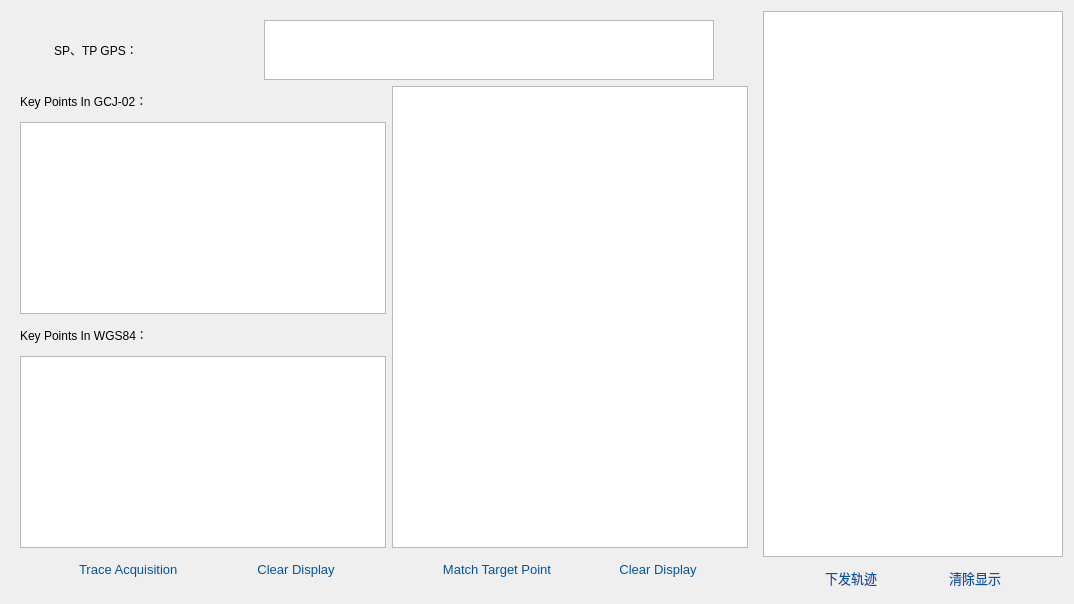
            <widget class="QWidget" name="tab_12">
             <attribute name="title">
              <string>Global Plan</string>
             </attribute>
             <layout class="QHBoxLayout" name="horizontalLayout_14">
              <item>
               <widget class="QWidget" name="widget_7" native="true">
                <layout class="QVBoxLayout" name="verticalLayout_33">
                 <item>
                  <layout class="QHBoxLayout" name="horizontalLayout_13">
                   <item>
                    <widget class="QLabel" name="label_14">
                     <property name="minimumSize">
                      <size>
                       <width>170</width>
                       <height>50</height>
                      </size>
                     </property>
                     <property name="maximumSize">
                      <size>
                       <width>170</width>
                       <height>50</height>
                      </size>
                     </property>
                     <property name="text">
                      <string>SP、TP GPS：</string>
                     </property>
                    </widget>
                   </item>
                   <item>
                    <widget class="QTextEdit" name="ST_GPS_display">
                     <property name="minimumSize">
                      <size>
                       <width>450</width>
                       <height>60</height>
                      </size>
                     </property>
                     <property name="maximumSize">
                      <size>
                       <width>450</width>
                       <height>60</height>
                      </size>
                     </property>
                    </widget>
                   </item>
                  </layout>
                 </item>
                 <item>
                  <layout class="QHBoxLayout" name="horizontalLayout_26">
                   <item>
                    <layout class="QVBoxLayout" name="verticalLayout_20">
                     <item>
                      <widget class="QLabel" name="label_17">
                       <property name="minimumSize">
                        <size>
                         <width>0</width>
                         <height>30</height>
                        </size>
                       </property>
                       <property name="maximumSize">
                        <size>
                         <width>1000</width>
                         <height>30</height>
                        </size>
                       </property>
                       <property name="text">
                        <string>Key Points In GCJ-02：</string>
                       </property>
                      </widget>
                     </item>
                     <item>
                      <widget class="QTextEdit" name="Key_Pace_display"/>
                     </item>
                     <item>
                      <widget class="QLabel" name="label_23">
                       <property name="minimumSize">
                        <size>
                         <width>0</width>
                         <height>30</height>
                        </size>
                       </property>
                       <property name="maximumSize">
                        <size>
                         <width>100000</width>
                         <height>30</height>
                        </size>
                       </property>
                       <property name="text">
                        <string>Key Points In WGS84：</string>
                       </property>
                      </widget>
                     </item>
                     <item>
                      <widget class="QTextEdit" name="change_Key_Pace_display">
                       <property name="minimumSize">
                        <size>
                         <width>0</width>
                         <height>0</height>
                        </size>
                       </property>
                       <property name="maximumSize">
                        <size>
                         <width>10000</width>
                         <height>16777215</height>
                        </size>
                       </property>
                      </widget>
                     </item>
                     <item>
                      <layout class="QHBoxLayout" name="horizontalLayout_16">
                       <item>
                        <spacer name="horizontalSpacer_16">
                         <property name="orientation">
                          <enum>Qt::Horizontal</enum>
                         </property>
                         <property name="sizeHint" stdset="0">
                          <size>
                           <width>40</width>
                           <height>20</height>
                          </size>
                         </property>
                        </spacer>
                       </item>
                       <item>
                        <widget class="QPushButton" name="get_load_message">
                         <property name="minimumSize">
                          <size>
                           <width>140</width>
                           <height>0</height>
                          </size>
                         </property>
                         <property name="maximumSize">
                          <size>
                           <width>140</width>
                           <height>16777215</height>
                          </size>
                         </property>
                         <property name="styleSheet">
                          <string notr="true">QPushButton { 
    color: rgb(1, 84, 161) ;
    font-size:13px;
    width:60px;
	height:30px;
    border:none;
}
QPushButton:hover{
     color: rgb(1, 84, 161) ;
     font-size:14px;
}
QPushButton:pressed{
	color: rgb(255, 26, 68) ;
	background-color: rgb(170, 255, 0);
}</string>
                         </property>
                         <property name="text">
                          <string>Trace Acquisition </string>
                         </property>
                        </widget>
                       </item>
                       <item>
                        <spacer name="horizontalSpacer_17">
                         <property name="orientation">
                          <enum>Qt::Horizontal</enum>
                         </property>
                         <property name="sizeHint" stdset="0">
                          <size>
                           <width>40</width>
                           <height>20</height>
                          </size>
                         </property>
                        </spacer>
                       </item>
                       <item>
                        <widget class="QPushButton" name="btn_clear_path">
                         <property name="minimumSize">
                          <size>
                           <width>100</width>
                           <height>0</height>
                          </size>
                         </property>
                         <property name="maximumSize">
                          <size>
                           <width>100</width>
                           <height>16777215</height>
                          </size>
                         </property>
                         <property name="styleSheet">
                          <string notr="true">QPushButton { 
    color: rgb(1, 84, 161) ;
    font-size:13px;
    width:60px;
	height:30px;
    border:none;
}
QPushButton:hover{
     color: rgb(1, 84, 161) ;
     font-size:14px;
}
QPushButton:pressed{
	color: rgb(255, 26, 68) ;
	background-color: rgb(170, 255, 0);
}</string>
                         </property>
                         <property name="text">
                          <string>Clear Display</string>
                         </property>
                        </widget>
                       </item>
                       <item>
                        <spacer name="horizontalSpacer_10">
                         <property name="orientation">
                          <enum>Qt::Horizontal</enum>
                         </property>
                         <property name="sizeHint" stdset="0">
                          <size>
                           <width>40</width>
                           <height>20</height>
                          </size>
                         </property>
                        </spacer>
                       </item>
                      </layout>
                     </item>
                    </layout>
                   </item>
                   <item>
                    <layout class="QVBoxLayout" name="verticalLayout_29">
                     <item>
                      <widget class="QTextBrowser" name="send_Pace_display"/>
                     </item>
                     <item>
                      <layout class="QHBoxLayout" name="horizontalLayout_25">
                       <item>
                        <spacer name="horizontalSpacer_3">
                         <property name="orientation">
                          <enum>Qt::Horizontal</enum>
                         </property>
                         <property name="sizeHint" stdset="0">
                          <size>
                           <width>40</width>
                           <height>20</height>
                          </size>
                         </property>
                        </spacer>
                       </item>
                       <item>
                        <widget class="QPushButton" name="btn_chooseGPS">
                         <property name="minimumSize">
                          <size>
                           <width>130</width>
                           <height>0</height>
                          </size>
                         </property>
                         <property name="maximumSize">
                          <size>
                           <width>130</width>
                           <height>16777215</height>
                          </size>
                         </property>
                         <property name="styleSheet">
                          <string notr="true">QPushButton { 
    color: rgb(1, 84, 161) ;
    font-size:13px;
    width:60px;
	height:30px;
    border:none;
}
QPushButton:hover{
     color: rgb(1, 84, 161) ;
     font-size:14px;
}
QPushButton:pressed{
	color: rgb(255, 26, 68) ;
	background-color: rgb(170, 255, 0);
}</string>
                         </property>
                         <property name="text">
                          <string>Match Target Point</string>
                         </property>
                        </widget>
                       </item>
                       <item>
                        <spacer name="horizontalSpacer_4">
                         <property name="orientation">
                          <enum>Qt::Horizontal</enum>
                         </property>
                         <property name="sizeHint" stdset="0">
                          <size>
                           <width>40</width>
                           <height>20</height>
                          </size>
                         </property>
                        </spacer>
                       </item>
                       <item>
                        <widget class="QPushButton" name="btn_clear_path_2">
                         <property name="minimumSize">
                          <size>
                           <width>100</width>
                           <height>0</height>
                          </size>
                         </property>
                         <property name="maximumSize">
                          <size>
                           <width>100</width>
                           <height>16777215</height>
                          </size>
                         </property>
                         <property name="styleSheet">
                          <string notr="true">QPushButton { 
    color: rgb(1, 84, 161) ;
    font-size:13px;
    width:60px;
	height:30px;
    border:none;
}
QPushButton:hover{
     color: rgb(1, 84, 161) ;
     font-size:14px;
}
QPushButton:pressed{
	color: rgb(255, 26, 68) ;
	background-color: rgb(170, 255, 0);
}</string>
                         </property>
                         <property name="text">
                          <string>Clear Display</string>
                         </property>
                        </widget>
                       </item>
                       <item>
                        <spacer name="horizontalSpacer_7">
                         <property name="orientation">
                          <enum>Qt::Horizontal</enum>
                         </property>
                         <property name="sizeHint" stdset="0">
                          <size>
                           <width>40</width>
                           <height>20</height>
                          </size>
                         </property>
                        </spacer>
                       </item>
                      </layout>
                     </item>
                    </layout>
                   </item>
                  </layout>
                 </item>
                </layout>
               </widget>
              </item>
              <item>
               <layout class="QVBoxLayout" name="verticalLayout_21">
                <item>
                 <widget class="QTextBrowser" name="goals_display">
                  <property name="minimumSize">
                   <size>
                    <width>300</width>
                    <height>0</height>
                   </size>
                  </property>
                  <property name="font">
                   <font>
                    <family>DejaVu Serif 13</family>
                    <pointsize>12</pointsize>
                    <weight>75</weight>
                    <bold>true</bold>
                   </font>
                  </property>
                 </widget>
                </item>
                <item>
                 <layout class="QHBoxLayout" name="horizontalLayout_19">
                  <item>
                   <spacer name="horizontalSpacer_18">
                    <property name="orientation">
                     <enum>Qt::Horizontal</enum>
                    </property>
                    <property name="sizeHint" stdset="0">
                     <size>
                      <width>40</width>
                      <height>20</height>
                     </size>
                    </property>
                   </spacer>
                  </item>
                  <item>
                   <widget class="QPushButton" name="btn_send_path">
                    <property name="styleSheet">
                     <string notr="true">QPushButton { 
    color: rgb(1, 84, 161) ;
    font-size:13px;
    width:60px;
	height:30px;
    border:none;
}
QPushButton:hover{
     color: rgb(1, 84, 161) ;
     font-size:14px;
}
QPushButton:pressed{
	color: rgb(255, 26, 68) ;
	background-color: rgb(170, 255, 0);
}</string>
                    </property>
                    <property name="text">
                     <string>下发轨迹</string>
                    </property>
                   </widget>
                  </item>
                  <item>
                   <spacer name="horizontalSpacer_19">
                    <property name="orientation">
                     <enum>Qt::Horizontal</enum>
                    </property>
                    <property name="sizeHint" stdset="0">
                     <size>
                      <width>40</width>
                      <height>20</height>
                     </size>
                    </property>
                   </spacer>
                  </item>
                  <item>
                   <widget class="QPushButton" name="btn_clear_path_ros">
                    <property name="styleSheet">
                     <string notr="true">QPushButton { 
    color: rgb(1, 84, 161) ;
    font-size:13px;
    width:60px;
	height:30px;
    border:none;
}
QPushButton:hover{
     color: rgb(1, 84, 161) ;
     font-size:14px;
}
QPushButton:pressed{
	color: rgb(255, 26, 68) ;
	background-color: rgb(170, 255, 0);
}</string>
                    </property>
                    <property name="text">
                     <string>清除显示</string>
                    </property>
                   </widget>
                  </item>
                  <item>
                   <spacer name="horizontalSpacer_11">
                    <property name="orientation">
                     <enum>Qt::Horizontal</enum>
                    </property>
                    <property name="sizeHint" stdset="0">
                     <size>
                      <width>40</width>
                      <height>20</height>
                     </size>
                    </property>
                   </spacer>
                  </item>
                 </layout>
                </item>
               </layout>
              </item>
             </layout>
            </widget>
